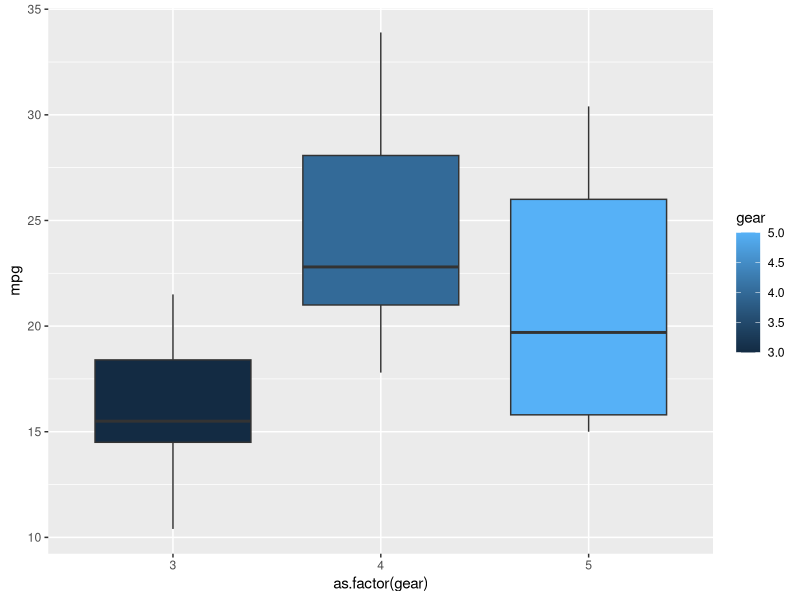
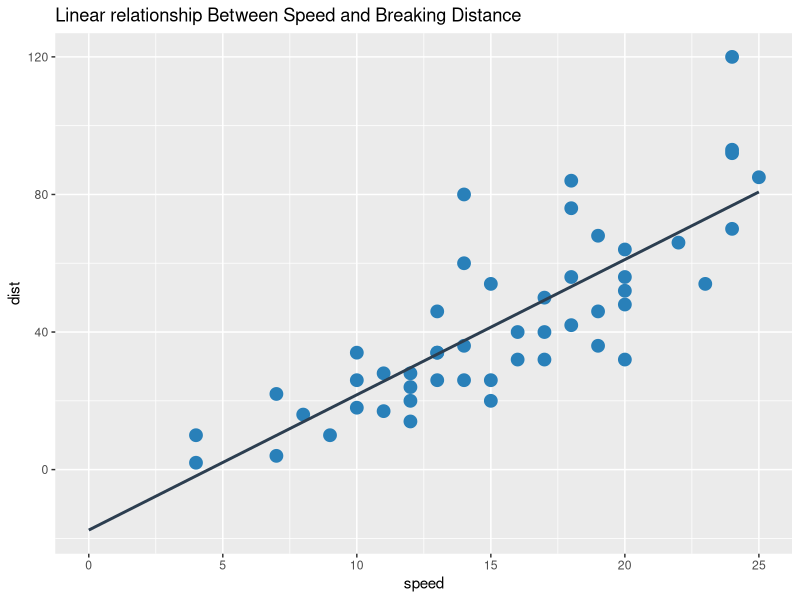

The R script that drew these images, in order: (Note: this script raises an error after producing the figures.)
## ---- chunk 1
sum(5:55)
## ---- chunk 2
sumfun<- function (n) 
sum(5:n)
## ---- chunk 3
sum(5:10)
## ---- chunk 4
sum(5:20)
## ---- chunk 5
sum(5:100)
## ---- chunk 6
Fibonacci_seq <- numeric(12)
Fibonacci_seq[1] <- 1
Fibonacci_seq[2] <- 1
for (i in 3:12) { 
   Fibonacci_seq[i] <- Fibonacci_seq[i-1]+Fibonacci_seq[i-2]
}
print("The first 12 numbers of the Fibonacci sequence are:")
print(Fibonacci_seq)
## ---- chunk 7
library(ggplot2)
ggplot(data=mtcars,aes(x=as.factor(gear),y=mpg,fill=gear)) + geom_boxplot()
## ---- chunk 8
cars.lm <- lm(dist ~ speed, data = cars)
summary(cars.lm)
## ---- chunk 9
library(grid)
library(gridExtra)
library(gtable)
lm.scatter <- ggplot(cars, aes(x=speed, y=dist)) + 
  geom_point(color='#2980B9', size = 4) + xlim(c(0, 25)) + 
  geom_smooth(method=lm, se=FALSE, fullrange=TRUE, color='#2C3E50') + 
  labs(title='Linear relationship Between Speed and Breaking Distance')
grid.arrange(lm.scatter)
## ---- chunk 10
new_speed <- cars$speed * (5280/3600)
line<-lm(dist ~ 0+ new_speed + I(new_speed^2),cars)
summary(line)
## ---- chunk 11
ggplot(data, aes(x = new_speed, y = dist)) + 
 geom_point(color='Black', size = 1) + xlim(c(0,40)) +
 geom_smooth(method = "lm", formula = "y ~ 0 + x + I(x^2)",  color="red", fullrange='TRUE') + labs(title= 'Reaction Time for the Driver to Start Breaking', y = 'Stopping Distance (feet)', x = "New Speed")
